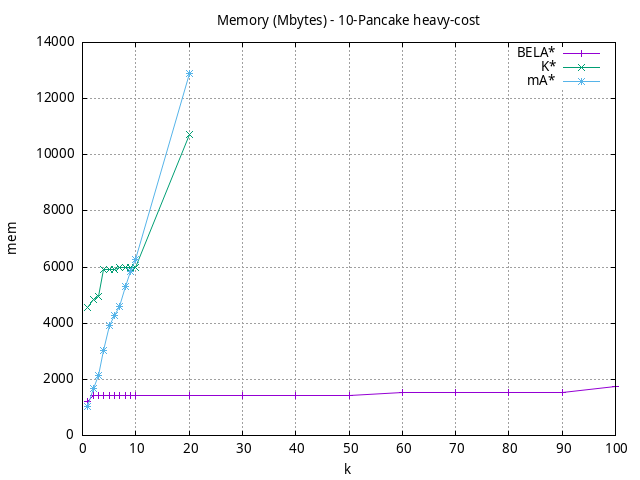

Recreate this plot in gnuplot.
#!/usr/bin/gnuplot
# -*- coding: utf-8 -*-
#
# results/n-pancake/heavy-cost/10/10pancake.heuristic.mem.gnuplot
#
# Started on 04/11/2024 16:45:08
# Author: Carlos Linares López
set grid
set xlabel "k"
set ylabel "mem"

set title "Memory (Mbytes) - 10-Pancake heavy-cost"

set terminal png enhanced font "Ariel,10"
set output '10pancake.heuristic.mem.png'

plot "-" title "BELA*"      with linesp, "-" title "K*"      with linesp, "-" title "mA*"      with linesp

	1 1214.55
	2 1421.27
	3 1429.79
	4 1435.16
	5 1421.64
	6 1417.5
	7 1416.2
	8 1427.13
	9 1426.32
	10 1420.15
	20 1417.35
	30 1415.4
	40 1420.65
	50 1422.54
	60 1514.05
	70 1516.5
	80 1516.24
	90 1515.55
	100 1731.49
end
	1 4558.61
	2 4843.76
	3 4937.22
	4 5919.04
	5 5920.0
	6 5920.04
	7 5972.33
	8 5980.0
	9 5980.0
	10 5980.0
	20 10727.19
end
	1 1025.96
	2 1685.32
	3 2138.64
	4 3010.63
	5 3913.9
	6 4278.44
	7 4589.74
	8 5310.05
	9 5855.21
	10 6276.93
	20 12900.75
end
